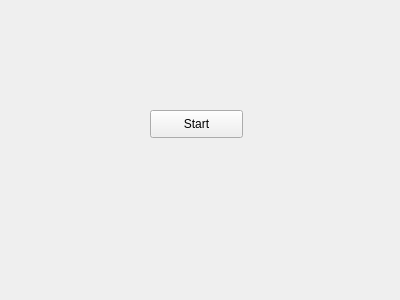
<?xml version="1.0" encoding="UTF-8"?>
<ui version="4.0">
 <class>Widget</class>
 <widget class="QWidget" name="Widget">
  <property name="geometry">
   <rect>
    <x>0</x>
    <y>0</y>
    <width>400</width>
    <height>300</height>
   </rect>
  </property>
  <property name="windowTitle">
   <string>Widget</string>
  </property>
  <widget class="QPushButton" name="startButton">
   <property name="geometry">
    <rect>
     <x>150</x>
     <y>110</y>
     <width>93</width>
     <height>28</height>
    </rect>
   </property>
   <property name="text">
    <string>Start</string>
   </property>
  </widget>
 </widget>
 <layoutdefault spacing="6" margin="11"/>
 <resources/>
 <connections/>
</ui>
